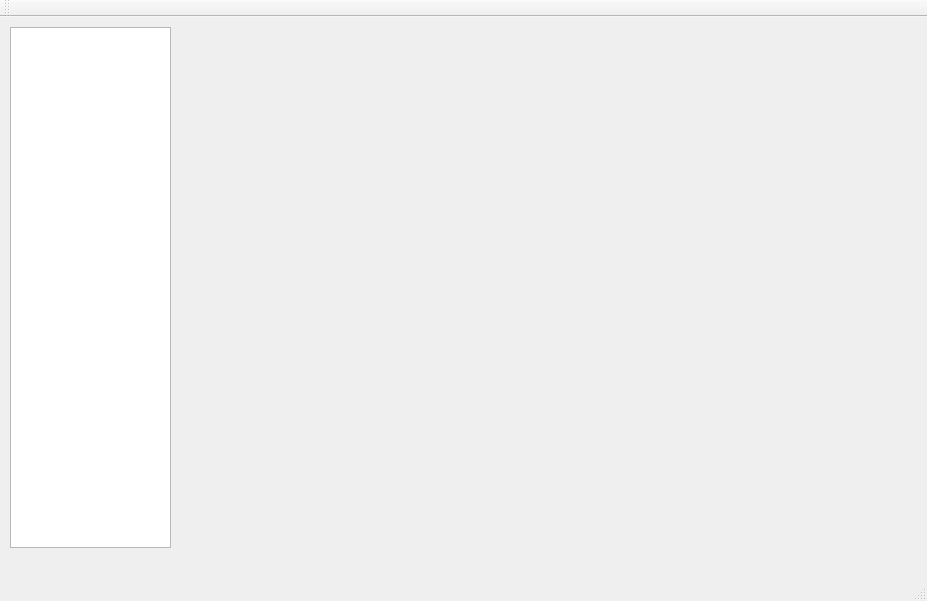
<?xml version="1.0" encoding="UTF-8"?>
<ui version="4.0">
 <class>MainWindow</class>
 <widget class="QMainWindow" name="MainWindow">
  <property name="geometry">
   <rect>
    <x>0</x>
    <y>0</y>
    <width>927</width>
    <height>601</height>
   </rect>
  </property>
  <property name="windowTitle">
   <string>MainWindow</string>
  </property>
  <widget class="QWidget" name="centralWidget">
   <widget class="QListWidget" name="listWidget">
    <property name="geometry">
     <rect>
      <x>10</x>
      <y>10</y>
      <width>161</width>
      <height>521</height>
     </rect>
    </property>
   </widget>
   <widget class="QStackedWidget" name="stackedWidget">
    <property name="geometry">
     <rect>
      <x>180</x>
      <y>10</y>
      <width>721</width>
      <height>521</height>
     </rect>
    </property>
   </widget>
  </widget>
  <widget class="QMenuBar" name="menuBar">
   <property name="geometry">
    <rect>
     <x>0</x>
     <y>0</y>
     <width>927</width>
     <height>22</height>
    </rect>
   </property>
  </widget>
  <widget class="QToolBar" name="mainToolBar">
   <attribute name="toolBarArea">
    <enum>TopToolBarArea</enum>
   </attribute>
   <attribute name="toolBarBreak">
    <bool>false</bool>
   </attribute>
  </widget>
  <widget class="QStatusBar" name="statusBar"/>
 </widget>
 <layoutdefault spacing="6" margin="11"/>
 <resources/>
 <connections/>
</ui>
